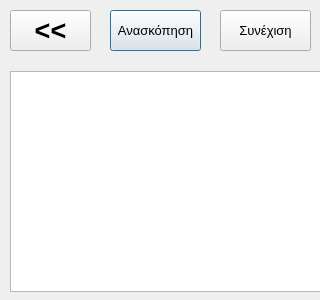
<?xml version="1.0" encoding="UTF-8"?>
<ui version="4.0">
 <class>profortosi_progress_1Class</class>
 <widget class="QDialog" name="profortosi_progress_1Class">
  <property name="geometry">
   <rect>
    <x>0</x>
    <y>0</y>
    <width>320</width>
    <height>300</height>
   </rect>
  </property>
  <property name="windowTitle">
   <string>Προφορτώσεις σε εξέλιξη</string>
  </property>
  <widget class="QPushButton" name="pushReview">
   <property name="geometry">
    <rect>
     <x>110</x>
     <y>10</y>
     <width>91</width>
     <height>41</height>
    </rect>
   </property>
   <property name="font">
    <font>
     <pointsize>10</pointsize>
     <weight>50</weight>
     <bold>false</bold>
    </font>
   </property>
   <property name="text">
    <string>Ανασκόπηση</string>
   </property>
  </widget>
  <widget class="QPushButton" name="pushContinue">
   <property name="geometry">
    <rect>
     <x>220</x>
     <y>10</y>
     <width>91</width>
     <height>41</height>
    </rect>
   </property>
   <property name="font">
    <font>
     <pointsize>10</pointsize>
     <weight>50</weight>
     <bold>false</bold>
    </font>
   </property>
   <property name="text">
    <string>Συνέχιση</string>
   </property>
  </widget>
  <widget class="QTableWidget" name="tableWidget">
   <property name="geometry">
    <rect>
     <x>10</x>
     <y>71</y>
     <width>311</width>
     <height>221</height>
    </rect>
   </property>
   <attribute name="verticalHeaderVisible">
    <bool>false</bool>
   </attribute>
   <attribute name="verticalHeaderVisible">
    <bool>false</bool>
   </attribute>
  </widget>
  <widget class="QPushButton" name="pushBack">
   <property name="geometry">
    <rect>
     <x>10</x>
     <y>10</y>
     <width>81</width>
     <height>41</height>
    </rect>
   </property>
   <property name="font">
    <font>
     <pointsize>20</pointsize>
     <weight>75</weight>
     <bold>true</bold>
    </font>
   </property>
   <property name="text">
    <string>&lt;&lt;</string>
   </property>
  </widget>
 </widget>
 <layoutdefault spacing="6" margin="11"/>
 <resources/>
 <connections/>
</ui>
